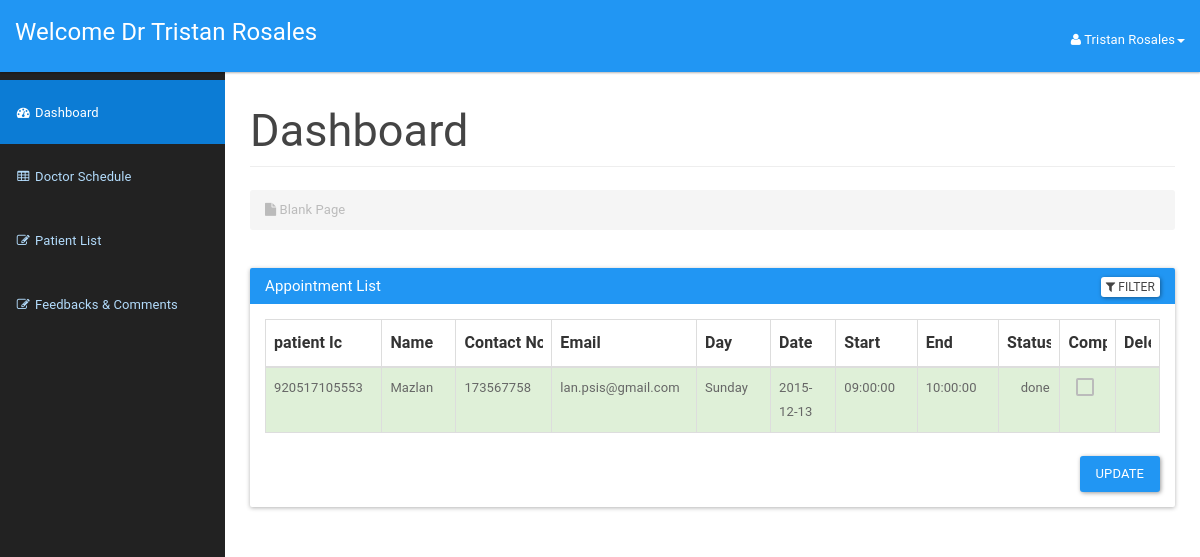
Page /doctor/doctordashboard.php (signed in) on the committed database.
### tables this page shows
CREATE TABLE `doctor` (
  `icDoctor` bigint(12) NOT NULL,
  `password` varchar(20) NOT NULL,
  `doctorId` int(3) NOT NULL,
  `doctorFirstName` varchar(1000) NOT NULL,
  `doctorLastName` varchar(1000) NOT NULL,
  `doctorAddress` varchar(100) NOT NULL,
  `doctorPhone` varchar(15) NOT NULL,
  `doctorEmail` varchar(1000) NOT NULL,
  `doctorDOB` date NOT NULL
);

CREATE TABLE `appointment` (
  `appId` int(3) NOT NULL,
  `patientIc` bigint(12) NOT NULL,
  `scheduleId` int(10) NOT NULL,
  `appSymptom` varchar(100) NOT NULL,
  `appComment` varchar(100) NOT NULL,
  `status` varchar(10) NOT NULL DEFAULT 'process'
);

CREATE TABLE `patient` (
  `icPatient` bigint(12) NOT NULL,
  `password` varchar(20) NOT NULL,
  `patientFirstName` varchar(20) NOT NULL,
  `patientLastName` varchar(20) NOT NULL,
  `patientMaritialStatus` varchar(10) NOT NULL,
  `patientDOB` date NOT NULL,
  `patientGender` varchar(10) NOT NULL,
  `patientAddress` varchar(100) NOT NULL,
  `patientPhone` varchar(15) NOT NULL,
  `patientEmail` varchar(100) NOT NULL
);

CREATE TABLE `doctorschedule` (
  `scheduleId` int(11) NOT NULL,
  `scheduleDate` date NOT NULL,
  `scheduleDay` varchar(15) NOT NULL,
  `startTime` time NOT NULL,
  `endTime` time NOT NULL,
  `bookAvail` varchar(10) NOT NULL
);

### doctor/doctordashboard.php (the view, shortened to what this page needs)
<?php
include_once '../assets/conn/dbconnect.php';
$usersession = $_SESSION['doctorSession'];
$res=mysqli_query($con,"SELECT * FROM doctor WHERE doctorId=".$usersession);
$userRow=mysqli_fetch_array($res,MYSQLI_ASSOC);
?>
<!DOCTYPE html>
<html lang="en">
    <head>
        <link href="assets/css/material.css" rel="stylesheet">
        <link href="assets/css/sb-admin.css" rel="stylesheet">
        <link href="assets/css/style.css" rel="stylesheet">
        <link href="assets/font-awesome/css/font-awesome.css" rel="stylesheet">
    </head>
    <body>
        <div id="wrapper">
            <nav class="navbar navbar-inverse navbar-fixed-top" role="navigation">
                <div class="navbar-header">
                    <a class="navbar-brand" href="doctordashboard.php">Welcome Dr <?php echo $userRow['doctorFirstName'];?> <?php echo $userRow['doctorLastName'];?></a>
                </div>
                <ul class="nav navbar-right top-nav">
                    <li class="dropdown">
                        <a href="#" class="dropdown-toggle" data-toggle="dropdown"><i class="fa fa-user"></i> <?php echo $userRow['doctorFirstName']; ?> <?php echo $userRow['doctorLastName']; ?><b class="caret"></b></a>
                    </li>
                </ul>
                <div class="collapse navbar-collapse navbar-ex1-collapse">
                    <ul class="nav navbar-nav side-nav">
                        <li class="active">
                            <a href="doctordashboard.php"><i class="fa fa-fw fa-dashboard"></i> Dashboard</a>
                        </li>
                        <li>
                            <a href="addschedule.php"><i class="fa fa-fw fa-table"></i> Doctor Schedule</a>
                        </li>
                        <li>
                            <a href="patientlist.php"><i class="fa fa-fw fa-edit"></i> Patient List</a>
                        </li>
                        <li>
                            <a href="doctorfeedback.php"><i class="fa fa-fw fa-edit"></i> Feedbacks & Comments</a>
                        </li>
                    </ul>
                </div>
            </nav>
            <div id="page-wrapper">
                <div class="container-fluid">
                    <div class="row">
                        <div class="col-lg-12">
                            <h2 class="page-header">
                            Dashboard
                            </h2>
                            <ol class="breadcrumb">
                                <li class="active">
                                    <i class="fa fa-file"></i> Blank Page
                                </li>
                            </ol>
                        </div>
                    </div>
                    <div class="panel panel-primary filterable">
                       <div class="panel-heading">
                        <h3 class="panel-title">Appointment List</h3>
                        <div class="pull-right">
                            <button class="btn btn-default btn-xs btn-filter"><span class="fa fa-filter"></span> Filter</button>
                        </div>
                        </div>
                        <div class="panel-body">
                        <table class="table table-hover table-bordered">
                            <thead>
                                <tr class="filters">
                                    <th><input type="text" class="form-control" placeholder="patient Ic" disabled></th>
                                    <th><input type="text" class="form-control" placeholder="Name" disabled></th>
                                    <th><input type="text" class="form-control" placeholder="Contact No." disabled></th>
                                    <th><input type="text" class="form-control" placeholder="Email" disabled></th>
                                    <th><input type="text" class="form-control" placeholder="Day" disabled></th>
                                    <th><input type="text" class="form-control" placeholder="Date" disabled></th>
                                    <th><input type="text" class="form-control" placeholder="Start" disabled></th>
                                    <th><input type="text" class="form-control" placeholder="End" disabled></th>
                                    <th><input type="text" class="form-control" placeholder="Status" disabled></th>
                                    <th><input type="text" class="form-control" placeholder="Complete" disabled></th>
                                    <th><input type="text" class="form-control" placeholder="Delete" disabled></th>
                                </tr>
                            </thead>
                            <?php
                            $res=mysqli_query($con,"SELECT a.*, b.*,c.*
                                                    FROM patient a
                                                    JOIN appointment b
                                                    On a.icPatient = b.patientIc
                                                    JOIN doctorschedule c
                                                    On b.scheduleId=c.scheduleId
                                                    Order By appId desc");
                            while ($appointment=mysqli_fetch_array($res)) {
                                if ($appointment['status']=='process') {
                                    $status="danger";
                                    $icon='remove';
                                    $checked='';
                                } else {
                                    $status="success";
                                    $icon='ok';
                                    $checked = 'disabled';
                                }
                                echo "<tbody>";
                                echo "<tr class='$status'>";
                                    echo "<td>" . $appointment['patientIc'] . "</td>";
                                    echo "<td>" . $appointment['patientLastName'] . "</td>";
                                    echo "<td>" . $appointment['patientPhone'] . "</td>";
                                    echo "<td>" . $appointment['patientEmail'] . "</td>";
                                    echo "<td>" . $appointment['scheduleDay'] . "</td>";
                                    echo "<td>" . $appointment['scheduleDate'] . "</td>";
                                    echo "<td>" . $appointment['startTime'] . "</td>";
                                    echo "<td>" . $appointment['endTime'] . "</td>";
                                    echo "<td><span class='glyphicon glyphicon-".$icon."' aria-hidden='true'></span>".' '."". $appointment['status'] . "</td>";
                                    echo "<form method='POST'>";
                                    echo "<td class='text-center'><input type='checkbox' name='enable' id='enable' value='".$appointment['appId']."' onclick='chkit(".$appointment['appId'].",this.checked);' ".$checked."></td>";
                                    echo "<td class='text-center'><a href='#' id='".$appointment['appId']."' class='delete'><span class='glyphicon glyphicon-trash' aria-hidden='true'></span></a>
                            </td>";
                            }
                                echo "</tr>";
                           echo "</tbody>";
                       echo "</table>";
                       echo "<div class='panel panel-default'>";
                       echo "<div class='col-md-offset-3 pull-right'>";
                       echo "<button class='btn btn-primary' type='submit' value='Submit' name='submit'>Update</button>";
                        echo "</div>";
                        echo "</div>";
                        ?>
                    </div>
                </div>
                </div>
            </div>
        </div>
    </body>
</html>

### doctor/assets/css/sb-admin.css (style rules this page uses)
body { margin-top: 100px; background-color: #222; }
@media (min-width:768px) { body { margin-top: 50px; } }
#wrapper { padding-left: 0; }
#page-wrapper { min-height: 900px !important; width: 100%; padding: 0; background-color: #fff; }
@media (min-width:768px) { #wrapper { padding-left: 225px; } }
@media (min-width:768px) { #page-wrapper { padding: 10px; } }
.top-nav { padding: 0 15px; }
.top-nav>li { display: inline-block; float: left; }
.top-nav>li>a { padding-top: 17px; padding-bottom: 10px; line-height: 45px; color: white; }
@media (min-width:768px) { .side-nav { position: fixed; top: 80px; left: 225px; width: 225px; margin-left: -225px; border: none; border-radius: 0; overflow-y: auto; background-color: #222; bottom: 0; overflow-x: hidden; padding-bottom: 40px; } }
@media (min-width:768px) { .side-nav>li>a { width: 225px; } }

### doctor/assets/css/style.css (style rules this page uses)
.filterable { margin-top: 15px; }
.filterable .panel-heading .pull-right { margin-top: -20px; }
.filterable .filters input[disabled] { background-color: transparent; border: none; cursor: auto; box-shadow: none; padding: 0; height: auto; }

### rows in the picture
doctor: doctorFirstName "Tristan", doctorLastName "Rosales"
appointment: patientIc "920517105553", patientIc.patientLastName "Mazlan", patientIc.patientPhone "173567758", patientIc.patientEmail "lan.psis@gmail.com", scheduleId.scheduleDay "Sunday", scheduleId.scheduleDate "2015-12-13", scheduleId.startTime "09:00:00", scheduleId.endTime "10:00:00", status "done"
